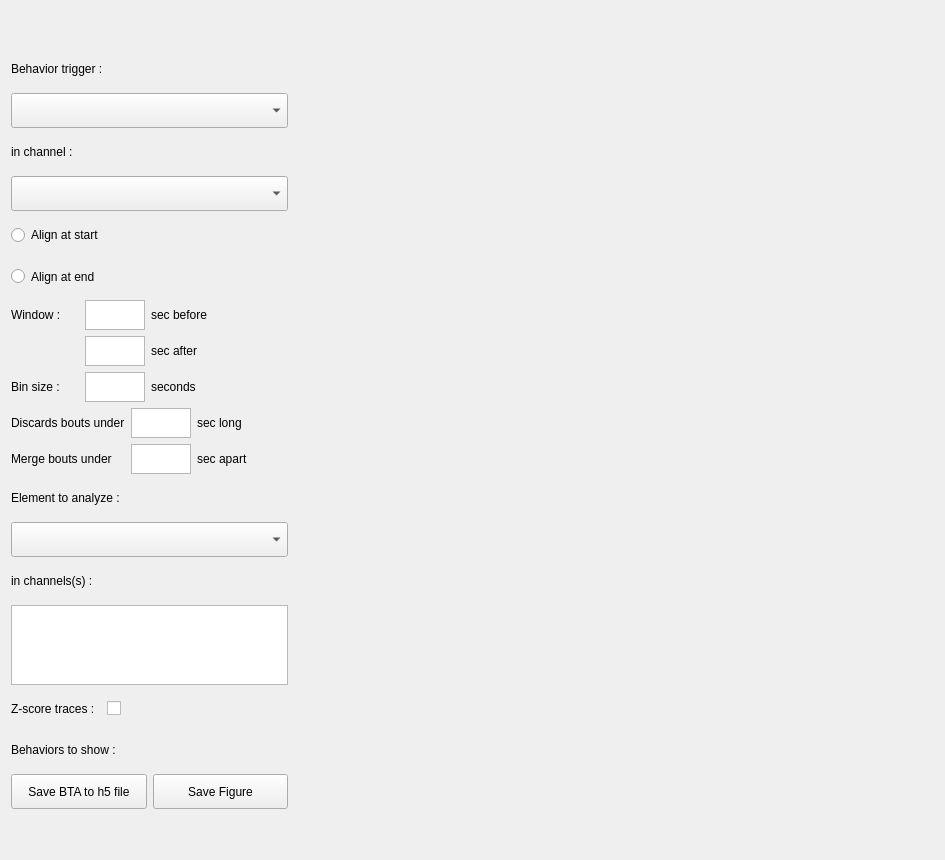
<?xml version="1.0" encoding="UTF-8"?>
<ui version="4.0">
 <class>BTAFrame</class>
 <widget class="QFrame" name="BTAFrame">
  <property name="geometry">
   <rect>
    <x>0</x>
    <y>0</y>
    <width>945</width>
    <height>860</height>
   </rect>
  </property>
  <property name="sizePolicy">
   <sizepolicy hsizetype="Expanding" vsizetype="Expanding">
    <horstretch>1</horstretch>
    <verstretch>1</verstretch>
   </sizepolicy>
  </property>
  <property name="windowTitle">
   <string>Behavior Triggered Average</string>
  </property>
  <property name="styleSheet">
   <string notr="true"/>
  </property>
  <layout class="QHBoxLayout" name="horizontalLayout" stretch="0,1">
   <property name="sizeConstraint">
    <enum>QLayout::SetDefaultConstraint</enum>
   </property>
   <item>
    <layout class="QVBoxLayout" name="userOptionLayout" stretch="0,0,0,0,0,0,0,0,0,0,0,0,0,0,0,0,0,0">
     <property name="sizeConstraint">
      <enum>QLayout::SetDefaultConstraint</enum>
     </property>
     <item>
      <spacer name="verticalSpacer_2">
       <property name="orientation">
        <enum>Qt::Vertical</enum>
       </property>
       <property name="sizeHint" stdset="0">
        <size>
         <width>20</width>
         <height>40</height>
        </size>
       </property>
      </spacer>
     </item>
     <item>
      <widget class="QLabel" name="behaviorTriggerLabel">
       <property name="sizePolicy">
        <sizepolicy hsizetype="Expanding" vsizetype="Expanding">
         <horstretch>0</horstretch>
         <verstretch>0</verstretch>
        </sizepolicy>
       </property>
       <property name="text">
        <string>Behavior trigger :</string>
       </property>
      </widget>
     </item>
     <item>
      <widget class="QComboBox" name="behaviorComboBox">
       <property name="sizePolicy">
        <sizepolicy hsizetype="Expanding" vsizetype="Expanding">
         <horstretch>0</horstretch>
         <verstretch>0</verstretch>
        </sizepolicy>
       </property>
      </widget>
     </item>
     <item>
      <widget class="QLabel" name="channelLabel_1">
       <property name="sizePolicy">
        <sizepolicy hsizetype="Expanding" vsizetype="Expanding">
         <horstretch>0</horstretch>
         <verstretch>0</verstretch>
        </sizepolicy>
       </property>
       <property name="text">
        <string>in channel :</string>
       </property>
      </widget>
     </item>
     <item>
      <widget class="QComboBox" name="channelComboBox">
       <property name="sizePolicy">
        <sizepolicy hsizetype="Expanding" vsizetype="Expanding">
         <horstretch>0</horstretch>
         <verstretch>0</verstretch>
        </sizepolicy>
       </property>
      </widget>
     </item>
     <item>
      <widget class="QRadioButton" name="alignAtStartButton">
       <property name="sizePolicy">
        <sizepolicy hsizetype="Expanding" vsizetype="Expanding">
         <horstretch>0</horstretch>
         <verstretch>0</verstretch>
        </sizepolicy>
       </property>
       <property name="text">
        <string>Align at start</string>
       </property>
      </widget>
     </item>
     <item>
      <widget class="QRadioButton" name="alignAtEndButton">
       <property name="sizePolicy">
        <sizepolicy hsizetype="Expanding" vsizetype="Expanding">
         <horstretch>0</horstretch>
         <verstretch>0</verstretch>
        </sizepolicy>
       </property>
       <property name="text">
        <string>Align at end</string>
       </property>
      </widget>
     </item>
     <item>
      <layout class="QGridLayout" name="windowBinLayout">
       <item row="0" column="2">
        <widget class="QLabel" name="secBeforeLabel">
         <property name="sizePolicy">
          <sizepolicy hsizetype="Expanding" vsizetype="Expanding">
           <horstretch>0</horstretch>
           <verstretch>0</verstretch>
          </sizepolicy>
         </property>
         <property name="text">
          <string>sec before</string>
         </property>
        </widget>
       </item>
       <item row="1" column="2">
        <widget class="QLabel" name="secAfterLabel">
         <property name="sizePolicy">
          <sizepolicy hsizetype="Expanding" vsizetype="Expanding">
           <horstretch>0</horstretch>
           <verstretch>0</verstretch>
          </sizepolicy>
         </property>
         <property name="text">
          <string>sec after</string>
         </property>
        </widget>
       </item>
       <item row="2" column="0">
        <widget class="QLabel" name="binSizeLabel">
         <property name="sizePolicy">
          <sizepolicy hsizetype="Expanding" vsizetype="Expanding">
           <horstretch>0</horstretch>
           <verstretch>0</verstretch>
          </sizepolicy>
         </property>
         <property name="text">
          <string>Bin size :</string>
         </property>
        </widget>
       </item>
       <item row="0" column="0">
        <widget class="QLabel" name="windowLabel">
         <property name="sizePolicy">
          <sizepolicy hsizetype="Expanding" vsizetype="Expanding">
           <horstretch>0</horstretch>
           <verstretch>0</verstretch>
          </sizepolicy>
         </property>
         <property name="text">
          <string>Window : </string>
         </property>
        </widget>
       </item>
       <item row="1" column="1">
        <widget class="QTextEdit" name="windowTextEdit_2">
         <property name="sizePolicy">
          <sizepolicy hsizetype="Expanding" vsizetype="Expanding">
           <horstretch>0</horstretch>
           <verstretch>0</verstretch>
          </sizepolicy>
         </property>
         <property name="maximumSize">
          <size>
           <width>60</width>
           <height>30</height>
          </size>
         </property>
         <property name="verticalScrollBarPolicy">
          <enum>Qt::ScrollBarAlwaysOff</enum>
         </property>
        </widget>
       </item>
       <item row="0" column="1">
        <widget class="QTextEdit" name="windowTextEdit_1">
         <property name="sizePolicy">
          <sizepolicy hsizetype="Expanding" vsizetype="Expanding">
           <horstretch>0</horstretch>
           <verstretch>0</verstretch>
          </sizepolicy>
         </property>
         <property name="maximumSize">
          <size>
           <width>60</width>
           <height>30</height>
          </size>
         </property>
         <property name="verticalScrollBarPolicy">
          <enum>Qt::ScrollBarAlwaysOff</enum>
         </property>
        </widget>
       </item>
       <item row="2" column="2">
        <widget class="QLabel" name="secondsLabel">
         <property name="sizePolicy">
          <sizepolicy hsizetype="Expanding" vsizetype="Expanding">
           <horstretch>0</horstretch>
           <verstretch>0</verstretch>
          </sizepolicy>
         </property>
         <property name="text">
          <string>seconds</string>
         </property>
        </widget>
       </item>
       <item row="2" column="1">
        <widget class="QTextEdit" name="binSizeTextEdit">
         <property name="sizePolicy">
          <sizepolicy hsizetype="Expanding" vsizetype="Expanding">
           <horstretch>0</horstretch>
           <verstretch>0</verstretch>
          </sizepolicy>
         </property>
         <property name="maximumSize">
          <size>
           <width>60</width>
           <height>30</height>
          </size>
         </property>
         <property name="verticalScrollBarPolicy">
          <enum>Qt::ScrollBarAlwaysOff</enum>
         </property>
        </widget>
       </item>
       <item row="1" column="3">
        <spacer name="horizontalSpacer">
         <property name="orientation">
          <enum>Qt::Horizontal</enum>
         </property>
         <property name="sizeHint" stdset="0">
          <size>
           <width>40</width>
           <height>20</height>
          </size>
         </property>
        </spacer>
       </item>
      </layout>
     </item>
     <item>
      <layout class="QGridLayout" name="boutsLayout">
       <item row="0" column="1">
        <widget class="QTextEdit" name="discardTextEdit">
         <property name="sizePolicy">
          <sizepolicy hsizetype="Expanding" vsizetype="Expanding">
           <horstretch>0</horstretch>
           <verstretch>0</verstretch>
          </sizepolicy>
         </property>
         <property name="maximumSize">
          <size>
           <width>60</width>
           <height>30</height>
          </size>
         </property>
         <property name="verticalScrollBarPolicy">
          <enum>Qt::ScrollBarAlwaysOff</enum>
         </property>
        </widget>
       </item>
       <item row="0" column="3">
        <spacer name="horizontalSpacer_2">
         <property name="orientation">
          <enum>Qt::Horizontal</enum>
         </property>
         <property name="sizeHint" stdset="0">
          <size>
           <width>40</width>
           <height>20</height>
          </size>
         </property>
        </spacer>
       </item>
       <item row="0" column="0">
        <widget class="QLabel" name="discardBoutsLabel">
         <property name="sizePolicy">
          <sizepolicy hsizetype="Expanding" vsizetype="Expanding">
           <horstretch>0</horstretch>
           <verstretch>0</verstretch>
          </sizepolicy>
         </property>
         <property name="text">
          <string>Discards bouts under</string>
         </property>
        </widget>
       </item>
       <item row="0" column="2">
        <widget class="QLabel" name="secLongLabel">
         <property name="sizePolicy">
          <sizepolicy hsizetype="Expanding" vsizetype="Expanding">
           <horstretch>0</horstretch>
           <verstretch>0</verstretch>
          </sizepolicy>
         </property>
         <property name="text">
          <string>sec long</string>
         </property>
        </widget>
       </item>
       <item row="1" column="1">
        <widget class="QTextEdit" name="mergeTextEdit">
         <property name="sizePolicy">
          <sizepolicy hsizetype="Expanding" vsizetype="Expanding">
           <horstretch>0</horstretch>
           <verstretch>0</verstretch>
          </sizepolicy>
         </property>
         <property name="maximumSize">
          <size>
           <width>60</width>
           <height>30</height>
          </size>
         </property>
         <property name="verticalScrollBarPolicy">
          <enum>Qt::ScrollBarAlwaysOff</enum>
         </property>
        </widget>
       </item>
       <item row="1" column="2">
        <widget class="QLabel" name="secApartLabel">
         <property name="sizePolicy">
          <sizepolicy hsizetype="Expanding" vsizetype="Expanding">
           <horstretch>0</horstretch>
           <verstretch>0</verstretch>
          </sizepolicy>
         </property>
         <property name="text">
          <string>sec apart</string>
         </property>
        </widget>
       </item>
       <item row="1" column="0">
        <widget class="QLabel" name="mergeBoutsLabel">
         <property name="sizePolicy">
          <sizepolicy hsizetype="Expanding" vsizetype="Expanding">
           <horstretch>0</horstretch>
           <verstretch>0</verstretch>
          </sizepolicy>
         </property>
         <property name="text">
          <string>Merge bouts under</string>
         </property>
        </widget>
       </item>
      </layout>
     </item>
     <item>
      <widget class="QLabel" name="analyzeLabel">
       <property name="sizePolicy">
        <sizepolicy hsizetype="Expanding" vsizetype="Expanding">
         <horstretch>0</horstretch>
         <verstretch>0</verstretch>
        </sizepolicy>
       </property>
       <property name="text">
        <string>Element to analyze :</string>
       </property>
      </widget>
     </item>
     <item>
      <widget class="QComboBox" name="analyzeComboBox">
       <property name="sizePolicy">
        <sizepolicy hsizetype="Expanding" vsizetype="Expanding">
         <horstretch>0</horstretch>
         <verstretch>0</verstretch>
        </sizepolicy>
       </property>
      </widget>
     </item>
     <item>
      <widget class="QLabel" name="channelLabel_2">
       <property name="sizePolicy">
        <sizepolicy hsizetype="Expanding" vsizetype="Expanding">
         <horstretch>0</horstretch>
         <verstretch>0</verstretch>
        </sizepolicy>
       </property>
       <property name="text">
        <string>in channels(s) :</string>
       </property>
      </widget>
     </item>
     <item>
      <widget class="QListWidget" name="channelsList">
       <property name="maximumSize">
        <size>
         <width>16777215</width>
         <height>80</height>
        </size>
       </property>
      </widget>
     </item>
     <item>
      <layout class="QHBoxLayout" name="zscoreLayout">
       <item>
        <widget class="QLabel" name="zscoreLabel">
         <property name="sizePolicy">
          <sizepolicy hsizetype="Expanding" vsizetype="Expanding">
           <horstretch>0</horstretch>
           <verstretch>0</verstretch>
          </sizepolicy>
         </property>
         <property name="text">
          <string>Z-score traces : </string>
         </property>
        </widget>
       </item>
       <item>
        <widget class="QCheckBox" name="zscoreCheckBox">
         <property name="sizePolicy">
          <sizepolicy hsizetype="Expanding" vsizetype="Expanding">
           <horstretch>0</horstretch>
           <verstretch>0</verstretch>
          </sizepolicy>
         </property>
         <property name="styleSheet">
          <string notr="true"/>
         </property>
         <property name="text">
          <string/>
         </property>
        </widget>
       </item>
       <item>
        <spacer name="horizontalSpacer_3">
         <property name="orientation">
          <enum>Qt::Horizontal</enum>
         </property>
         <property name="sizeHint" stdset="0">
          <size>
           <width>40</width>
           <height>20</height>
          </size>
         </property>
        </spacer>
       </item>
      </layout>
     </item>
     <item>
      <widget class="QLabel" name="behaviorShowLabel">
       <property name="sizePolicy">
        <sizepolicy hsizetype="Expanding" vsizetype="Expanding">
         <horstretch>0</horstretch>
         <verstretch>0</verstretch>
        </sizepolicy>
       </property>
       <property name="text">
        <string>Behaviors to show :</string>
       </property>
      </widget>
     </item>
     <item>
      <layout class="QGridLayout" name="behaviorSelectLayout"/>
     </item>
     <item>
      <layout class="QHBoxLayout" name="buttonsLayout">
       <item>
        <widget class="QPushButton" name="saveToFileButton">
         <property name="sizePolicy">
          <sizepolicy hsizetype="Expanding" vsizetype="Expanding">
           <horstretch>0</horstretch>
           <verstretch>0</verstretch>
          </sizepolicy>
         </property>
         <property name="text">
          <string>Save BTA to h5 file</string>
         </property>
        </widget>
       </item>
       <item>
        <widget class="QPushButton" name="saveFigureButton">
         <property name="sizePolicy">
          <sizepolicy hsizetype="Expanding" vsizetype="Expanding">
           <horstretch>0</horstretch>
           <verstretch>0</verstretch>
          </sizepolicy>
         </property>
         <property name="text">
          <string>Save Figure</string>
         </property>
        </widget>
       </item>
      </layout>
     </item>
     <item>
      <spacer name="verticalSpacer">
       <property name="orientation">
        <enum>Qt::Vertical</enum>
       </property>
       <property name="sizeHint" stdset="0">
        <size>
         <width>20</width>
         <height>40</height>
        </size>
       </property>
      </spacer>
     </item>
    </layout>
   </item>
   <item>
    <layout class="QVBoxLayout" name="plotLayout">
     <property name="sizeConstraint">
      <enum>QLayout::SetDefaultConstraint</enum>
     </property>
     <property name="leftMargin">
      <number>50</number>
     </property>
    </layout>
   </item>
  </layout>
 </widget>
 <resources/>
 <connections/>
</ui>
